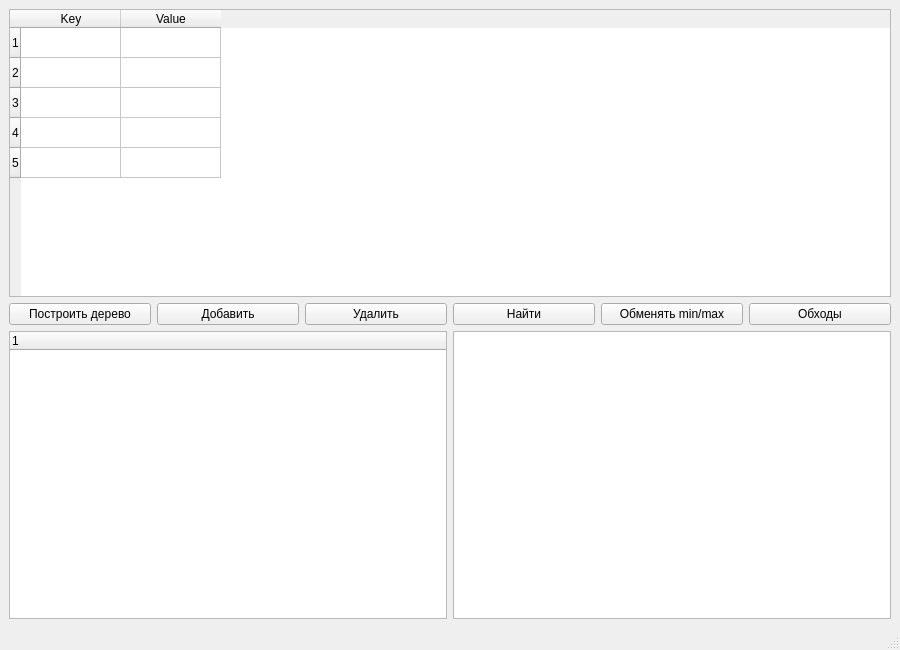
<?xml version="1.0" encoding="UTF-8"?>
<ui version="4.0">
 <class>MainWindow</class>
 <widget class="QMainWindow" name="MainWindow">
  <property name="geometry">
   <rect>
    <x>0</x>
    <y>0</y>
    <width>900</width>
    <height>650</height>
   </rect>
  </property>
  <property name="windowTitle">
   <string>AVL Tree Visualizer</string>
  </property>
  <widget class="QWidget" name="centralwidget">
   <layout class="QVBoxLayout" name="verticalLayout">
    <item>
     <widget class="QTableWidget" name="tableWidgetInput">
      <property name="columnCount">
       <number>2</number>
      </property>
      <property name="rowCount">
       <number>5</number>
      </property>
      <column>
       <property name="text">
        <string>Key</string>
       </property>
      </column>
      <column>
       <property name="text">
        <string>Value</string>
       </property>
      </column>
     </widget>
    </item>
    <item>
     <layout class="QHBoxLayout" name="horizontalLayout">
      <item>
       <widget class="QPushButton" name="pushButtonBuild">
        <property name="text">
         <string>Построить дерево</string>
        </property>
       </widget>
      </item>
      <item>
       <widget class="QPushButton" name="pushButtonAdd">
        <property name="text">
         <string>Добавить</string>
        </property>
       </widget>
      </item>
      <item>
       <widget class="QPushButton" name="pushButtonDelete">
        <property name="text">
         <string>Удалить</string>
        </property>
       </widget>
      </item>
      <item>
       <widget class="QPushButton" name="pushButtonFind">
        <property name="text">
         <string>Найти</string>
        </property>
       </widget>
      </item>
      <item>
       <widget class="QPushButton" name="pushButtonSwapMinMax">
        <property name="text">
         <string>Обменять min/max</string>
        </property>
       </widget>
      </item>
      <item>
       <widget class="QPushButton" name="pushButtonTraversals">
        <property name="text">
         <string>Обходы</string>
        </property>
       </widget>
      </item>
     </layout>
    </item>
    <item>
     <layout class="QHBoxLayout" name="horizontalLayout_2">
      <item>
       <widget class="QTreeWidget" name="treeWidget">
        <property name="headerLabel">
         <string>AVL Tree</string>
        </property>
       </widget>
      </item>
      <item>
       <widget class="QTextEdit" name="textEditOutput">
        <property name="readOnly">
         <bool>true</bool>
        </property>
       </widget>
      </item>
     </layout>
    </item>
   </layout>
  </widget>
  <widget class="QMenuBar" name="menubar">
   <property name="geometry">
    <rect>
     <x>0</x>
     <y>0</y>
     <width>900</width>
     <height>20</height>
    </rect>
   </property>
  </widget>
  <widget class="QStatusBar" name="statusbar"/>
 </widget>
 <resources/>
 <connections/>
</ui>
